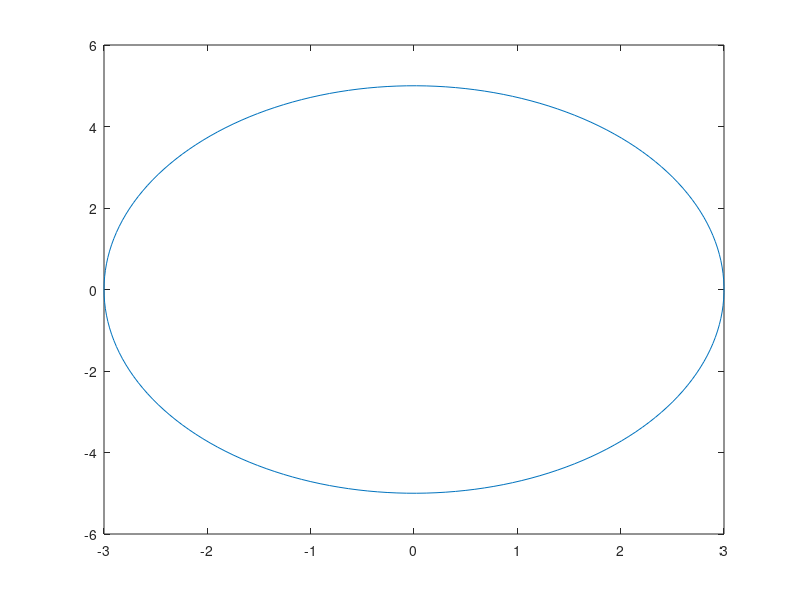

The MATLAB script that drew this image: (Note: this script raises an error after producing the figure.)
clear
clc

% grafica
t = linspace(-pi, pi, 200);
plot(3*cos(t),5*sin(t))

n = input("Ingrese cant. subintervalos: ");

f = @(t) sqrt((3 * -sin(t))^2 + (5 * cos(t))^2);

% mediante punto medio
fprintf("Punto medio: %f\n", pmedio(-pi,pi,f,n))

% mediante trapecio
fprintf("Trapecio: %f\n", trap(-pi,pi,f,n))

% mediante simpson
fprintf("Simpson: %f\n", simpson(-pi,pi,f,n))